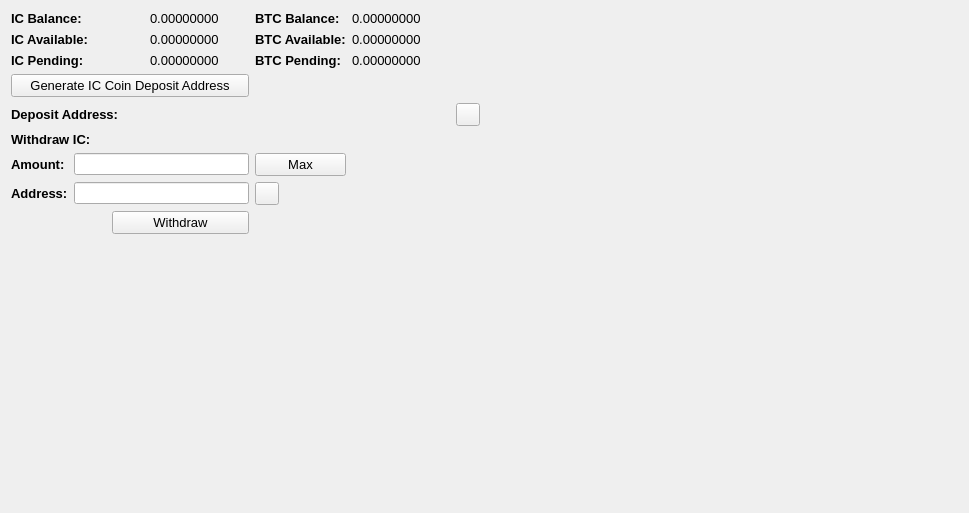
     <widget class="QWidget" name="BalanceTab">
      <attribute name="title">
       <string>Balance</string>
      </attribute>
      <layout class="QGridLayout" name="gridLayout_2">
       <item row="0" column="0" colspan="2">
        <widget class="QLabel" name="label_11">
         <property name="font">
          <font>
           <pointsize>10</pointsize>
           <weight>75</weight>
           <bold>true</bold>
          </font>
         </property>
         <property name="text">
          <string>IC Balance:</string>
         </property>
        </widget>
       </item>
       <item row="0" column="3">
        <widget class="QLabel" name="HMBalanceLabel">
         <property name="font">
          <font>
           <pointsize>10</pointsize>
          </font>
         </property>
         <property name="text">
          <string>0.00000000</string>
         </property>
         <property name="textInteractionFlags">
          <set>Qt::LinksAccessibleByMouse|Qt::TextSelectableByMouse</set>
         </property>
        </widget>
       </item>
       <item row="0" column="4">
        <widget class="QLabel" name="label_12">
         <property name="font">
          <font>
           <pointsize>10</pointsize>
           <weight>75</weight>
           <bold>true</bold>
          </font>
         </property>
         <property name="text">
          <string>BTC Balance:</string>
         </property>
        </widget>
       </item>
       <item row="0" column="5">
        <widget class="QLabel" name="BitcoinBalanceLabel">
         <property name="font">
          <font>
           <pointsize>10</pointsize>
          </font>
         </property>
         <property name="text">
          <string>0.00000000</string>
         </property>
         <property name="textInteractionFlags">
          <set>Qt::LinksAccessibleByMouse|Qt::TextSelectableByMouse</set>
         </property>
        </widget>
       </item>
       <item row="0" column="7" rowspan="10">
        <spacer name="horizontalSpacer_4">
         <property name="orientation">
          <enum>Qt::Horizontal</enum>
         </property>
         <property name="sizeHint" stdset="0">
          <size>
           <width>478</width>
           <height>488</height>
          </size>
         </property>
        </spacer>
       </item>
       <item row="1" column="0" colspan="2">
        <widget class="QLabel" name="label_13">
         <property name="font">
          <font>
           <pointsize>10</pointsize>
           <weight>75</weight>
           <bold>true</bold>
          </font>
         </property>
         <property name="text">
          <string>IC Available:</string>
         </property>
        </widget>
       </item>
       <item row="1" column="3">
        <widget class="QLabel" name="HMAvailableLabel_2">
         <property name="font">
          <font>
           <pointsize>10</pointsize>
          </font>
         </property>
         <property name="text">
          <string>0.00000000</string>
         </property>
         <property name="textInteractionFlags">
          <set>Qt::LinksAccessibleByMouse|Qt::TextSelectableByMouse</set>
         </property>
        </widget>
       </item>
       <item row="1" column="4">
        <widget class="QLabel" name="label_15">
         <property name="font">
          <font>
           <pointsize>10</pointsize>
           <weight>75</weight>
           <bold>true</bold>
          </font>
         </property>
         <property name="text">
          <string>BTC Available:</string>
         </property>
        </widget>
       </item>
       <item row="1" column="5">
        <widget class="QLabel" name="BitcoinAvailableLabel">
         <property name="font">
          <font>
           <pointsize>10</pointsize>
          </font>
         </property>
         <property name="text">
          <string>0.00000000</string>
         </property>
         <property name="textInteractionFlags">
          <set>Qt::LinksAccessibleByMouse|Qt::TextSelectableByMouse</set>
         </property>
        </widget>
       </item>
       <item row="2" column="0" colspan="2">
        <widget class="QLabel" name="label_14">
         <property name="font">
          <font>
           <pointsize>10</pointsize>
           <weight>75</weight>
           <bold>true</bold>
          </font>
         </property>
         <property name="text">
          <string>IC Pending:</string>
         </property>
        </widget>
       </item>
       <item row="2" column="3">
        <widget class="QLabel" name="HMPendingLabel">
         <property name="font">
          <font>
           <pointsize>10</pointsize>
          </font>
         </property>
         <property name="text">
          <string>0.00000000</string>
         </property>
         <property name="textInteractionFlags">
          <set>Qt::LinksAccessibleByMouse|Qt::TextSelectableByMouse</set>
         </property>
        </widget>
       </item>
       <item row="2" column="4">
        <widget class="QLabel" name="label_31">
         <property name="font">
          <font>
           <pointsize>10</pointsize>
           <weight>75</weight>
           <bold>true</bold>
          </font>
         </property>
         <property name="text">
          <string>BTC Pending:</string>
         </property>
        </widget>
       </item>
       <item row="2" column="5">
        <widget class="QLabel" name="BitcoinPendingLabel">
         <property name="font">
          <font>
           <pointsize>10</pointsize>
          </font>
         </property>
         <property name="text">
          <string>0.00000000</string>
         </property>
         <property name="textInteractionFlags">
          <set>Qt::LinksAccessibleByMouse|Qt::TextSelectableByMouse</set>
         </property>
        </widget>
       </item>
       <item row="3" column="0" colspan="4">
        <widget class="QPushButton" name="GenDepositBTN">
         <property name="font">
          <font>
           <pointsize>10</pointsize>
          </font>
         </property>
         <property name="text">
          <string>Generate IC Coin Deposit Address</string>
         </property>
        </widget>
       </item>
       <item row="4" column="0" colspan="3">
        <widget class="QLabel" name="label_33">
         <property name="font">
          <font>
           <pointsize>10</pointsize>
           <weight>75</weight>
           <bold>true</bold>
          </font>
         </property>
         <property name="text">
          <string>Deposit Address:</string>
         </property>
        </widget>
       </item>
       <item row="4" column="3" colspan="3">
        <widget class="QLabel" name="DepositAddressLabel">
         <property name="minimumSize">
          <size>
           <width>300</width>
           <height>0</height>
          </size>
         </property>
         <property name="palette">
          <palette>
           <active>
            <colorrole role="WindowText">
             <brush brushstyle="SolidPattern">
              <color alpha="255">
               <red>0</red>
               <green>0</green>
               <blue>0</blue>
              </color>
             </brush>
            </colorrole>
            <colorrole role="Text">
             <brush brushstyle="SolidPattern">
              <color alpha="255">
               <red>0</red>
               <green>0</green>
               <blue>255</blue>
              </color>
             </brush>
            </colorrole>
           </active>
           <inactive>
            <colorrole role="WindowText">
             <brush brushstyle="SolidPattern">
              <color alpha="255">
               <red>0</red>
               <green>0</green>
               <blue>0</blue>
              </color>
             </brush>
            </colorrole>
            <colorrole role="Text">
             <brush brushstyle="SolidPattern">
              <color alpha="255">
               <red>0</red>
               <green>0</green>
               <blue>255</blue>
              </color>
             </brush>
            </colorrole>
           </inactive>
           <disabled>
            <colorrole role="WindowText">
             <brush brushstyle="SolidPattern">
              <color alpha="255">
               <red>120</red>
               <green>120</green>
               <blue>120</blue>
              </color>
             </brush>
            </colorrole>
            <colorrole role="Text">
             <brush brushstyle="SolidPattern">
              <color alpha="255">
               <red>120</red>
               <green>120</green>
               <blue>120</blue>
              </color>
             </brush>
            </colorrole>
           </disabled>
          </palette>
         </property>
         <property name="font">
          <font>
           <pointsize>10</pointsize>
           <weight>75</weight>
           <bold>true</bold>
          </font>
         </property>
         <property name="text">
          <string/>
         </property>
         <property name="alignment">
          <set>Qt::AlignRight|Qt::AlignTrailing|Qt::AlignVCenter</set>
         </property>
         <property name="textInteractionFlags">
          <set>Qt::LinksAccessibleByMouse|Qt::TextSelectableByKeyboard|Qt::TextSelectableByMouse</set>
         </property>
        </widget>
       </item>
       <item row="4" column="6">
        <widget class="QToolButton" name="DepositCopyButton">
         <property name="toolTip">
          <string>Copy to clipboard</string>
         </property>
         <property name="text">
          <string/>
         </property>
         <property name="icon">
          <iconset resource="../bitcoin.qrc">
           <normaloff>:/icons/editcopy</normaloff>:/icons/editcopy</iconset>
         </property>
         <property name="shortcut">
          <string>Alt+P</string>
         </property>
        </widget>
       </item>
       <item row="5" column="0" colspan="2">
        <widget class="QLabel" name="label_34">
         <property name="font">
          <font>
           <pointsize>10</pointsize>
           <weight>75</weight>
           <bold>true</bold>
          </font>
         </property>
         <property name="text">
          <string>Withdraw IC:</string>
         </property>
        </widget>
       </item>
       <item row="6" column="0">
        <widget class="QLabel" name="label_26">
         <property name="font">
          <font>
           <pointsize>10</pointsize>
           <weight>75</weight>
           <bold>true</bold>
          </font>
         </property>
         <property name="text">
          <string>Amount:</string>
         </property>
        </widget>
       </item>
       <item row="6" column="1" colspan="3">
        <widget class="QLineEdit" name="WithdrawUnitsInput">
         <property name="font">
          <font>
           <pointsize>9</pointsize>
           <weight>75</weight>
           <bold>true</bold>
          </font>
         </property>
         <property name="text">
          <string/>
         </property>
        </widget>
       </item>
       <item row="6" column="4">
        <widget class="QPushButton" name="Withdraw_Max_Amount">
         <property name="font">
          <font>
           <pointsize>10</pointsize>
          </font>
         </property>
         <property name="text">
          <string>Max</string>
         </property>
        </widget>
       </item>
       <item row="7" column="0">
        <widget class="QLabel" name="label_10">
         <property name="font">
          <font>
           <pointsize>10</pointsize>
           <weight>75</weight>
           <bold>true</bold>
          </font>
         </property>
         <property name="text">
          <string>Address:</string>
         </property>
        </widget>
       </item>
       <item row="7" column="1" colspan="3">
        <widget class="QLineEdit" name="WithdrawAddress">
         <property name="font">
          <font>
           <pointsize>9</pointsize>
           <weight>75</weight>
           <bold>true</bold>
          </font>
         </property>
        </widget>
       </item>
       <item row="7" column="4">
        <widget class="QToolButton" name="WithdrawPasteButton">
         <property name="toolTip">
          <string>Paste from clipboard</string>
         </property>
         <property name="text">
          <string/>
         </property>
         <property name="icon">
          <iconset resource="../bitcoin.qrc">
           <normaloff>:/icons/editpaste</normaloff>:/icons/editpaste</iconset>
         </property>
         <property name="shortcut">
          <string>Alt+P</string>
         </property>
        </widget>
       </item>
       <item row="8" column="2" colspan="2">
        <widget class="QPushButton" name="WithdrawUnitsBtn">
         <property name="font">
          <font>
           <pointsize>10</pointsize>
          </font>
         </property>
         <property name="text">
          <string>Withdraw</string>
         </property>
        </widget>
       </item>
       <item row="9" column="0" colspan="6">
        <spacer name="verticalSpacer">
         <property name="orientation">
          <enum>Qt::Vertical</enum>
         </property>
         <property name="sizeHint" stdset="0">
          <size>
           <width>428</width>
           <height>262</height>
          </size>
         </property>
        </spacer>
       </item>
      </layout>
      <zorder>label_31</zorder>
      <zorder>label_15</zorder>
      <zorder>label_12</zorder>
      <zorder>label_14</zorder>
      <zorder>label_13</zorder>
      <zorder>label_11</zorder>
      <zorder>BitcoinBalanceLabel</zorder>
      <zorder>HMBalanceLabel</zorder>
      <zorder>HMAvailableLabel_2</zorder>
      <zorder>HMPendingLabel</zorder>
      <zorder>BitcoinAvailableLabel</zorder>
      <zorder>BitcoinPendingLabel</zorder>
      <zorder>label_33</zorder>
      <zorder>GenDepositBTN</zorder>
      <zorder>DepositAddressLabel</zorder>
      <zorder>Withdraw_Max_Amount</zorder>
      <zorder>label_34</zorder>
      <zorder>WithdrawUnitsInput</zorder>
      <zorder>label_10</zorder>
      <zorder>label_26</zorder>
      <zorder>WithdrawAddress</zorder>
      <zorder>WithdrawUnitsBtn</zorder>
      <zorder>horizontalSpacer_4</zorder>
      <zorder>verticalSpacer</zorder>
      <zorder>WithdrawPasteButton</zorder>
      <zorder>DepositCopyButton</zorder>
     </widget>
